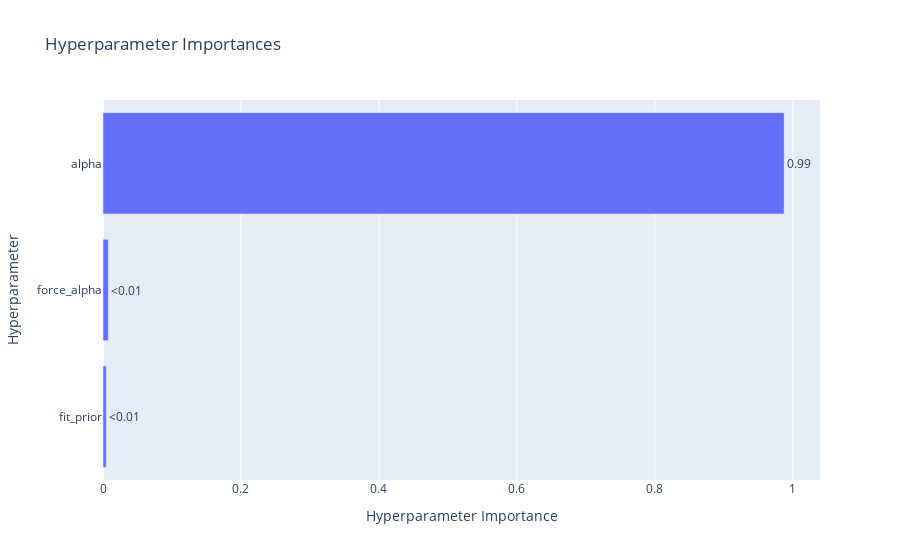

Notebook cell for this chart:
### Code cell
plot_param_importances(study_1)

### Figure 1 — Plotly figure (JSON) as saved in the notebook; plotly's stock layout.template omitted (floating-point values rounded to 4 significant figures)
{"data": [{"cliponaxis": false, "hovertemplate": ["fit_prior (CategoricalDistribution): 0.004823509505866903<extra></extra>", "force_alpha (CategoricalDistribution): 0.0077004881977337175<extra></extra>", "alpha (FloatDistribution): 0.9874760022963993<extra></extra>"], "name": "Objective Value", "orientation": "h", "text": ["<0.01", "<0.01", "0.99"], "textposition": "outside", "type": "bar", "x": [0.004824, 0.0077, 0.9875], "y": ["fit_prior", "force_alpha", "alpha"]}], "layout": {"title": {"text": "Hyperparameter Importances"}, "xaxis": {"title": {"text": "Hyperparameter Importance"}}, "yaxis": {"title": {"text": "Hyperparameter"}}}}
